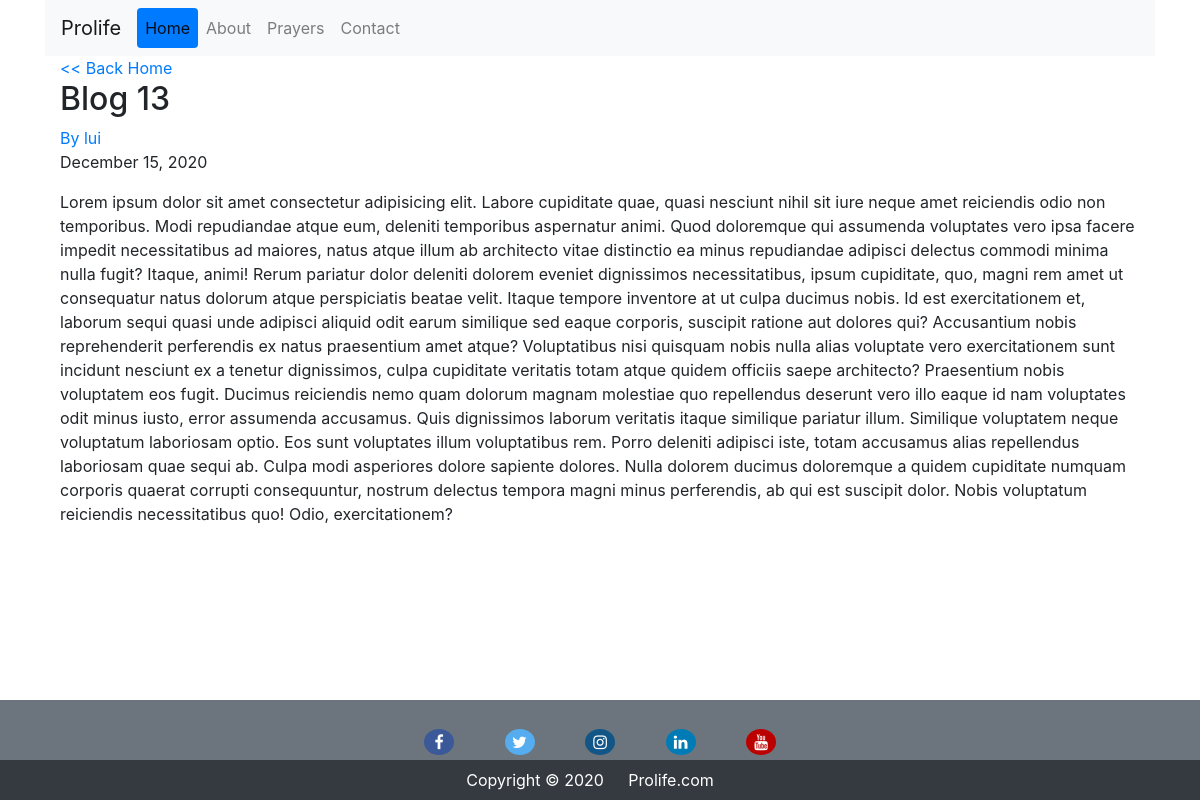
/post/16/, run on the app's committed database.
### blog/models.py (models this page shows, shortened)
class Post(models.Model):
    title = models.CharField(max_length=100)
    content= models.TextField()
    date_posted=models.DateTimeField(default=timezone.now)
    author=models.ForeignKey(User, on_delete=models.CASCADE)

### blog/views.py (the view)
# urls.py: path('post/<int:pk>/',PostDetailView.as_view(),name='post-detail'),
class PostDetailView(DetailView):
    model = Post

### blog/templates/blog/post_detail.html (shortened to what this page needs)
{% extends 'blog/base.html' %}
{% block content %}
    <a href="{% url 'blog-home'%}"><< Back Home</a>
    <h2>{{ object.title }}</h2>
    <a class="mr-2 "href="{% url 'user_posts' object.author.username %}">By {{ post.author }} </a>
    <p>{{object.date_posted | date:"F d, Y"}}</p>
    <p>{{object.content }}</p>
{% endblock content %}

### blog/static/blog/main.css (style rules this page uses)
* { margin: 0; padding: 0; }

### data on the page
Post: title "Blog 13", author "lui", date_posted "December 15, 2020", content "Lorem ipsum dolor sit amet consectetur adipisicing elit. Labore cupiditate quae, quasi nesciunt nihil sit iure neque amet reiciendis odio non temporibus. Modi repudiandae atque eum, deleniti temporibus aspernatur animi. Quod doloremque qui assumenda voluptates vero ipsa facere impedit necessitatibus ad maiores, natus atque illum ab architecto vitae distinctio ea minus repudiandae adipisci delectus commodi minima nulla fugit? Itaque, animi! Rerum pariatur dolor deleniti dolorem eveniet dignissimos necessitatibus, ipsum cupiditate, quo, magni rem amet ut consequatur natus dolorum atque perspiciatis beatae velit. Itaque tempore inventore at ut culpa ducimus nobis. Id est exercitationem et,…"
